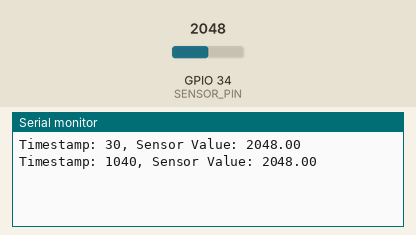
Recording of a sketch running on a simulated ESP32. On the bench: the last lines printed to the serial monitor. The test bench sets the inputs (shaded band); at power-on: GPIO 34 (SENSOR_PIN) = 2048. Storage starts empty.

Above: at 1.8 s.
1.9 s: GPIO 34 (SENSOR_PIN) set to 2866
At 2.6 s:
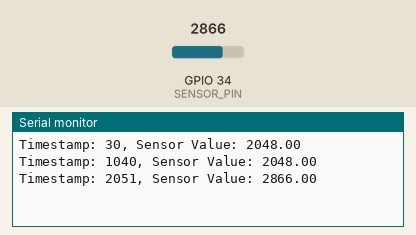
3.4 s: GPIO 34 (SENSOR_PIN) set to 3603
At 4.9 s:
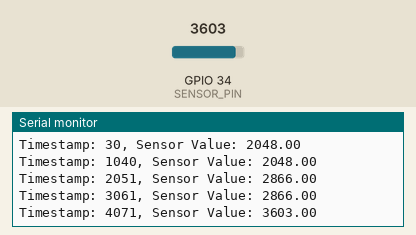
Timing chart, 0 to 6.4 s (numbered marks = the images above; inputs shaded):
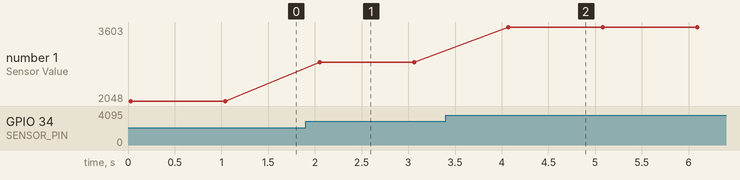

Measured:
- after the input at 1.9 s, the serial monitor: prints a new line after 0.15 s (image 1)
- after the input at 3.4 s, the serial monitor: prints a new line after 0.67 s (image 2)
- plotted number 1: 2048 → 2866 after the input at 1.9 s, 2866 → 3603 after the input at 3.4 s

The sketch:

code01.ino
```cpp
#include <Arduino.h>
#include <SD.h>
#include <SPI.h>

// Sensor-specific setup (replace with your actual sensor configuration)
#define SENSOR_PIN 34 // Adjust this pin based on your sensor connection
#define SENSOR_TYPE "YourSensorType" // Replace with the actual sensor type

// SD card setup
#define SD_CS_PIN 5 // Adjust this pin based on your SD card module
#define CSV_FILENAME "sensor_data.csv"

void setup() {
  // Initialize serial communication for debugging
  Serial.begin(115200);

  // Initialize SD card
  if (!SD.begin(SD_CS_PIN)) {
    Serial.println("SD card initialization failed!");
    while (1); // Stop execution if SD card initialization fails
  }

  // Initialize sensor (replace with your specific sensor initialization code)
  // ...

  // Create a new CSV file or open an existing one
  File file = SD.open(CSV_FILENAME, FILE_WRITE);
  if (!file) {
    Serial.println("Failed to open file for writing");
    return;
  }

  // Write the CSV header (adjust column names as needed)
  file.println("Timestamp,SensorValue");
  file.close();
}

void loop() {
  // Read sensor data (replace with your specific sensor reading code)
  float sensorValue = analogRead(SENSOR_PIN); // Example for an analog sensor

  // Convert sensor value to desired units (if necessary)
  // ...

  // Get current timestamp
  unsigned long timestamp = millis();

  // Print data to serial monitor for debugging
  Serial.print("Timestamp: ");
  Serial.print(timestamp);
  Serial.print(", Sensor Value: ");
  Serial.println(sensorValue);

  // Write data to CSV file
  File file = SD.open(CSV_FILENAME, FILE_APPEND);
  if (file) {
    file.print(timestamp);
    file.print(",");
    file.println(sensorValue);
    file.close();
  } else {
    Serial.println("Failed to open file for appending");
  }

  // Delay between readings (adjust as needed)
  delay(1000); // Example: 1 second delay
}
```
